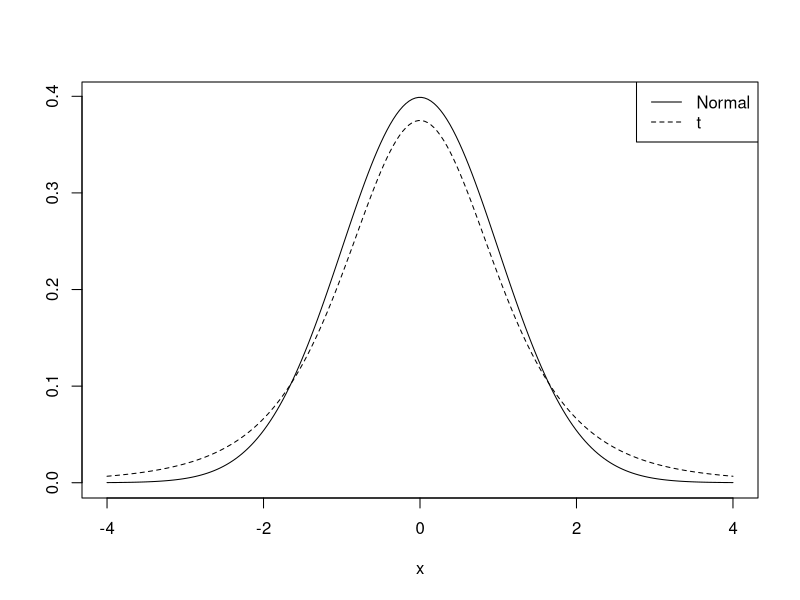

Reproduce this figure in R.
## ---- chunk 1
knitr::opts_chunk$set(echo = TRUE, comment = NULL)
## ---- chunk 2
x <- seq(-4, 4, length.out = 200)
dnormx <- dnorm(x)
dtx <- dt(x, 4)
plot(dnormx ~ x, type = "l", ylab = "")
lines(x, dtx, lty = 2)
legend("topright", c("Normal", "t"),lty = c(1,2))
## ---- chunk 3
pt(q = -2.10, df = 18)
## ---- chunk 4
pt(q = 1.65, df = 20, lower.tail = FALSE)
## ---- chunk 5
pt(3, 2, lower.tail = FALSE) +  pt(-3, 2)
# or
pt(3, 2, lower.tail = FALSE)*2
## ---- chunk 6
xbar <- 4.4
s <- 2.3
n <- 19
SE <- s/sqrt(n)
SE
## ---- chunk 7
c <- qt(.975, df = n-1)
CI.lwr <- xbar - c*SE
CI.upr <- xbar + c*SE
cat("Confidence interval for x = (", round(CI.lwr, 2), ", ", round(CI.upr,2), ")", sep = "")
